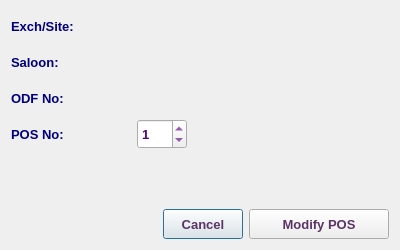
<?xml version="1.0" encoding="UTF-8"?>
<ui version="4.0">
 <class>EditPosNoDialog</class>
 <widget class="QDialog" name="EditPosNoDialog">
  <property name="windowModality">
   <enum>Qt::NonModal</enum>
  </property>
  <property name="geometry">
   <rect>
    <x>0</x>
    <y>0</y>
    <width>400</width>
    <height>250</height>
   </rect>
  </property>
  <property name="minimumSize">
   <size>
    <width>400</width>
    <height>250</height>
   </size>
  </property>
  <property name="maximumSize">
   <size>
    <width>401</width>
    <height>251</height>
   </size>
  </property>
  <property name="font">
   <font>
    <family>Tahoma</family>
    <pointsize>10</pointsize>
   </font>
  </property>
  <property name="windowTitle">
   <string>Edit Pos No</string>
  </property>
  <property name="windowIcon">
   <iconset resource="../../../../image.qrc">
    <normaloff>:/Image/edit.png</normaloff>:/Image/edit.png</iconset>
  </property>
  <layout class="QVBoxLayout" name="verticalLayout">
   <item>
    <layout class="QHBoxLayout" name="horizontalLayout_5">
     <item>
      <widget class="QLabel" name="label_5">
       <property name="minimumSize">
        <size>
         <width>120</width>
         <height>30</height>
        </size>
       </property>
       <property name="maximumSize">
        <size>
         <width>120</width>
         <height>30</height>
        </size>
       </property>
       <property name="font">
        <font>
         <family>Tahoma</family>
         <pointsize>10</pointsize>
         <weight>75</weight>
         <bold>true</bold>
        </font>
       </property>
       <property name="styleSheet">
        <string notr="true">color: rgb(0, 0, 127);</string>
       </property>
       <property name="text">
        <string>Exch/Site:</string>
       </property>
      </widget>
     </item>
     <item>
      <widget class="QLabel" name="abbrLbl">
       <property name="minimumSize">
        <size>
         <width>200</width>
         <height>30</height>
        </size>
       </property>
       <property name="maximumSize">
        <size>
         <width>5000</width>
         <height>30</height>
        </size>
       </property>
       <property name="font">
        <font>
         <family>Tahoma</family>
         <pointsize>10</pointsize>
         <weight>75</weight>
         <bold>true</bold>
        </font>
       </property>
       <property name="styleSheet">
        <string notr="true">color: rgb(85, 0, 127);</string>
       </property>
       <property name="text">
        <string/>
       </property>
       <property name="alignment">
        <set>Qt::AlignLeading|Qt::AlignLeft|Qt::AlignVCenter</set>
       </property>
      </widget>
     </item>
    </layout>
   </item>
   <item>
    <layout class="QHBoxLayout" name="horizontalLayout_4">
     <item>
      <widget class="QLabel" name="label_2">
       <property name="minimumSize">
        <size>
         <width>120</width>
         <height>30</height>
        </size>
       </property>
       <property name="maximumSize">
        <size>
         <width>120</width>
         <height>30</height>
        </size>
       </property>
       <property name="font">
        <font>
         <family>Tahoma</family>
         <pointsize>10</pointsize>
         <weight>75</weight>
         <bold>true</bold>
        </font>
       </property>
       <property name="styleSheet">
        <string notr="true">color: rgb(0, 0, 127);</string>
       </property>
       <property name="text">
        <string>Saloon:</string>
       </property>
      </widget>
     </item>
     <item>
      <widget class="QLabel" name="saloonLbl">
       <property name="minimumSize">
        <size>
         <width>120</width>
         <height>30</height>
        </size>
       </property>
       <property name="maximumSize">
        <size>
         <width>5000</width>
         <height>30</height>
        </size>
       </property>
       <property name="font">
        <font>
         <family>Tahoma</family>
         <pointsize>10</pointsize>
         <weight>75</weight>
         <bold>true</bold>
        </font>
       </property>
       <property name="styleSheet">
        <string notr="true">color: rgb(85, 0, 127);</string>
       </property>
       <property name="text">
        <string/>
       </property>
      </widget>
     </item>
    </layout>
   </item>
   <item>
    <layout class="QHBoxLayout" name="horizontalLayout_2">
     <item>
      <widget class="QLabel" name="label_3">
       <property name="minimumSize">
        <size>
         <width>120</width>
         <height>30</height>
        </size>
       </property>
       <property name="maximumSize">
        <size>
         <width>120</width>
         <height>30</height>
        </size>
       </property>
       <property name="font">
        <font>
         <family>Tahoma</family>
         <pointsize>10</pointsize>
         <weight>75</weight>
         <bold>true</bold>
        </font>
       </property>
       <property name="styleSheet">
        <string notr="true">color: rgb(0, 0, 127);</string>
       </property>
       <property name="text">
        <string>ODF No:</string>
       </property>
      </widget>
     </item>
     <item>
      <widget class="QLabel" name="odfNoLbl">
       <property name="minimumSize">
        <size>
         <width>50</width>
         <height>30</height>
        </size>
       </property>
       <property name="maximumSize">
        <size>
         <width>5000</width>
         <height>30</height>
        </size>
       </property>
       <property name="font">
        <font>
         <family>Tahoma</family>
         <pointsize>10</pointsize>
         <weight>75</weight>
         <bold>true</bold>
        </font>
       </property>
       <property name="styleSheet">
        <string notr="true">color: rgb(85, 0, 127);</string>
       </property>
       <property name="text">
        <string/>
       </property>
      </widget>
     </item>
    </layout>
   </item>
   <item>
    <layout class="QHBoxLayout" name="horizontalLayout_3">
     <item>
      <widget class="QLabel" name="label_4">
       <property name="minimumSize">
        <size>
         <width>120</width>
         <height>30</height>
        </size>
       </property>
       <property name="maximumSize">
        <size>
         <width>120</width>
         <height>30</height>
        </size>
       </property>
       <property name="font">
        <font>
         <family>Tahoma</family>
         <pointsize>10</pointsize>
         <weight>75</weight>
         <bold>true</bold>
        </font>
       </property>
       <property name="styleSheet">
        <string notr="true">color: rgb(0, 0, 127);</string>
       </property>
       <property name="text">
        <string>POS No:</string>
       </property>
      </widget>
     </item>
     <item>
      <widget class="QSpinBox" name="posNoSB">
       <property name="sizePolicy">
        <sizepolicy hsizetype="Preferred" vsizetype="Preferred">
         <horstretch>0</horstretch>
         <verstretch>0</verstretch>
        </sizepolicy>
       </property>
       <property name="minimumSize">
        <size>
         <width>50</width>
         <height>30</height>
        </size>
       </property>
       <property name="maximumSize">
        <size>
         <width>50</width>
         <height>30</height>
        </size>
       </property>
       <property name="font">
        <font>
         <family>Tahoma</family>
         <pointsize>10</pointsize>
         <weight>75</weight>
         <bold>true</bold>
        </font>
       </property>
       <property name="styleSheet">
        <string notr="true">color: rgb(85, 0, 127);</string>
       </property>
       <property name="value">
        <number>1</number>
       </property>
      </widget>
     </item>
     <item>
      <spacer name="horizontalSpacer_3">
       <property name="font">
        <font>
         <family>Tahoma</family>
         <pointsize>10</pointsize>
        </font>
       </property>
       <property name="orientation">
        <enum>Qt::Horizontal</enum>
       </property>
       <property name="sizeHint" stdset="0">
        <size>
         <width>40</width>
         <height>20</height>
        </size>
       </property>
      </spacer>
     </item>
    </layout>
   </item>
   <item>
    <spacer name="verticalSpacer">
     <property name="font">
      <font>
       <family>Tahoma</family>
       <pointsize>10</pointsize>
      </font>
     </property>
     <property name="orientation">
      <enum>Qt::Vertical</enum>
     </property>
     <property name="sizeHint" stdset="0">
      <size>
       <width>20</width>
       <height>40</height>
      </size>
     </property>
    </spacer>
   </item>
   <item>
    <layout class="QHBoxLayout" name="horizontalLayout">
     <item>
      <spacer name="horizontalSpacer">
       <property name="font">
        <font>
         <family>Tahoma</family>
         <pointsize>10</pointsize>
        </font>
       </property>
       <property name="orientation">
        <enum>Qt::Horizontal</enum>
       </property>
       <property name="sizeHint" stdset="0">
        <size>
         <width>40</width>
         <height>20</height>
        </size>
       </property>
      </spacer>
     </item>
     <item>
      <widget class="QPushButton" name="cancelbtn">
       <property name="sizePolicy">
        <sizepolicy hsizetype="Preferred" vsizetype="Preferred">
         <horstretch>0</horstretch>
         <verstretch>0</verstretch>
        </sizepolicy>
       </property>
       <property name="minimumSize">
        <size>
         <width>80</width>
         <height>30</height>
        </size>
       </property>
       <property name="maximumSize">
        <size>
         <width>150</width>
         <height>30</height>
        </size>
       </property>
       <property name="font">
        <font>
         <family>Tahoma</family>
         <pointsize>10</pointsize>
         <weight>75</weight>
         <bold>true</bold>
        </font>
       </property>
       <property name="styleSheet">
        <string notr="true">color: rgb(92, 53, 102);</string>
       </property>
       <property name="text">
        <string>Cancel</string>
       </property>
      </widget>
     </item>
     <item>
      <widget class="QPushButton" name="modifyBtn">
       <property name="sizePolicy">
        <sizepolicy hsizetype="Preferred" vsizetype="Preferred">
         <horstretch>0</horstretch>
         <verstretch>0</verstretch>
        </sizepolicy>
       </property>
       <property name="minimumSize">
        <size>
         <width>140</width>
         <height>30</height>
        </size>
       </property>
       <property name="maximumSize">
        <size>
         <width>200</width>
         <height>30</height>
        </size>
       </property>
       <property name="font">
        <font>
         <family>Tahoma</family>
         <pointsize>10</pointsize>
         <weight>75</weight>
         <bold>true</bold>
        </font>
       </property>
       <property name="styleSheet">
        <string notr="true">color: rgb(92, 53, 102);</string>
       </property>
       <property name="text">
        <string>Modify POS</string>
       </property>
       <property name="icon">
        <iconset resource="../../../../image.qrc">
         <normaloff>:/Image/edit.png</normaloff>:/Image/edit.png</iconset>
       </property>
       <property name="iconSize">
        <size>
         <width>20</width>
         <height>20</height>
        </size>
       </property>
      </widget>
     </item>
    </layout>
   </item>
  </layout>
 </widget>
 <tabstops>
  <tabstop>posNoSB</tabstop>
  <tabstop>modifyBtn</tabstop>
  <tabstop>cancelbtn</tabstop>
 </tabstops>
 <resources>
  <include location="../../../../image.qrc"/>
 </resources>
 <connections/>
</ui>
